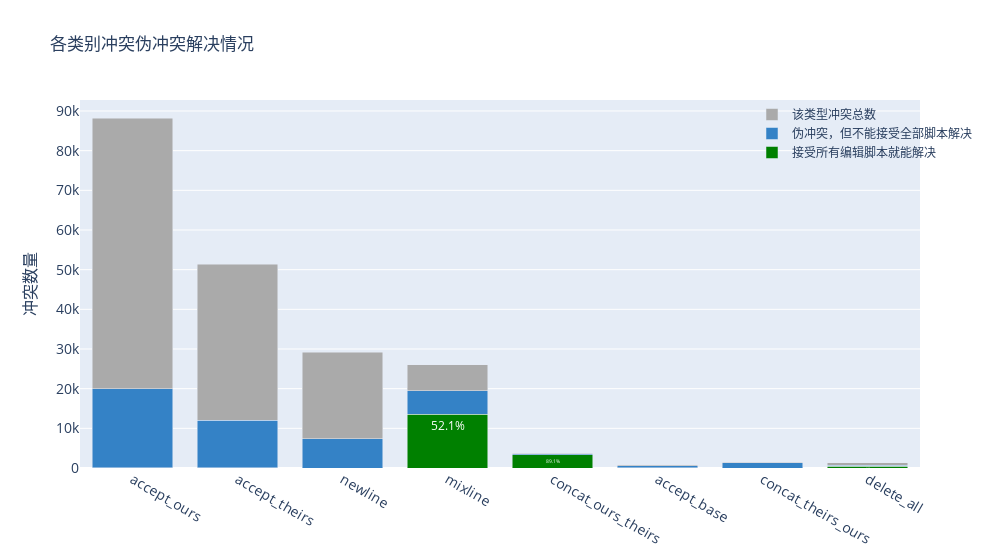

The notebook cell saved with this chart:
### Code cell
# 使用 plotly 绘制条形图，横坐标是各个类型，
# 纵坐标高度由三部分组成：灰色表示总数减去给出建议的部分，绿色部分表示正确的部分、蓝色表示给出建议但不正确的部分

import plotly.graph_objects as go

fig = go.Figure()
fig.add_trace(go.Bar(
    x=list(kind_counter.keys()),
    y=[kind_counter[k] * correct_rate[k] / 100 for k in kind_counter.keys()],
    name='接受所有编辑脚本就能解决',
    marker_color='green',
    customdata=[round(correct_rate[k], 1) for k in kind_counter.keys()],
    texttemplate="%{customdata}%",
))
fig.add_trace(go.Bar(
    x=list(kind_counter.keys()),
    y=[kind_counter[k] * (suggestion_given_rate[k] - correct_rate[k]) / 100 for k in kind_counter.keys()],
    name='伪冲突，但不能接受全部脚本解决',
    marker_color='rgb(52,130,198)',
))
fig.add_trace(go.Bar(
    x=list(kind_counter.keys()),
    y=list([kind_counter[k] * (100 - suggestion_given_rate[k]) / 100 for k in kind_counter.keys()]),
    name='该类型冲突总数',
    marker_color='#aaa'
))

fig.update_layout(
    title='各类别冲突伪冲突解决情况',
    xaxis_tickfont_size=14,
    width=1000,
    yaxis=dict(
        title='冲突数量',
        titlefont_size=16,
        tickfont_size=14,
    ),
    legend=dict(
        x=0.8,
        y=1.0,
        bgcolor='rgba(255, 255, 255, 0)',
        bordercolor='rgba(255, 255, 255, 0)'
    ),
    barmode='stack',
    bargap=0.15,
    bargroupgap=0.1
)

fig.show()

### Figure 1 — Plotly figure (JSON) as saved in the notebook; plotly's stock layout.template omitted (floating-point values rounded to 4 significant figures)
{"data": [{"customdata": [0, 0, 0, 52.1, 89.1, 1.3, 0, 37.8], "marker": {"color": "green"}, "name": "接受所有编辑脚本就能解决", "texttemplate": "%{customdata}%", "type": "bar", "x": ["accept_ours", "accept_theirs", "newline", "mixline", "concat_ours_theirs", "accept_base", "concat_theirs_ours", "delete_all"], "y": [4.0, 6, 0, 13571, 3323, 10, 0, 478.0]}, {"marker": {"color": "rgb(52,130,198)"}, "name": "伪冲突，但不能接受全部脚本解决", "type": "bar", "x": ["accept_ours", "accept_theirs", "newline", "mixline", "concat_ours_theirs", "accept_base", "concat_theirs_ours", "delete_all"], "y": [19960.0, 12010, 7355, 5918, 217.0, 527, 1366, 231.0]}, {"marker": {"color": "#aaa"}, "name": "该类型冲突总数", "type": "bar", "x": ["accept_ours", "accept_theirs", "newline", "mixline", "concat_ours_theirs", "accept_base", "concat_theirs_ours", "delete_all"], "y": [68170, 39305, 21783, 6549, 188.0, 235, 58.0, 557.0]}], "layout": {"bargap": 0.15, "bargroupgap": 0.1, "barmode": "stack", "legend": {"bgcolor": "rgba(255, 255, 255, 0)", "bordercolor": "rgba(255, 255, 255, 0)", "x": 0.8, "y": 1}, "title": {"text": "各类别冲突伪冲突解决情况"}, "width": 1000, "xaxis": {"tickfont": {"size": 14}}, "yaxis": {"tickfont": {"size": 14}, "title": {"font": {"size": 16}, "text": "冲突数量"}}}}
